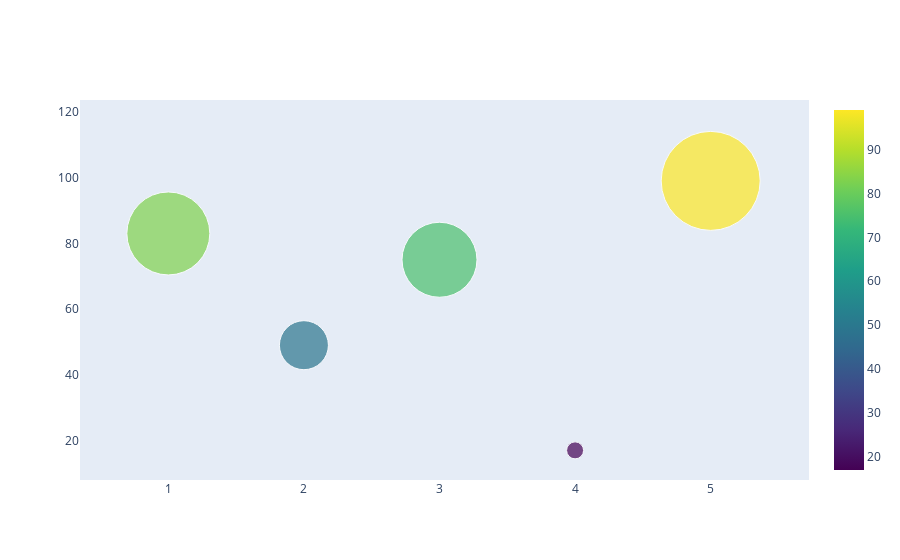

Notebook cell for this chart:
### Markdown cell above
<div id="bubble">
    <h2>Interacting with Bubble Charts</h2>
</div>

### Code cell
np.random.seed(13)
x = np.arange(1,6)
y = np.random.randint(1,101,5)

fig = go.Figure(data=go.Scatter(
    x=x,
    y=y,
    mode='markers',
    marker=dict(size=y, color=y,
                colorscale="Viridis", showscale=True)
))

fig.update_xaxes(showgrid=False, zeroline=False)
fig.update_yaxes(showgrid=False, zeroline=False)

fig.show()

### Figure 1 — Plotly figure (JSON) as saved in the notebook; plotly's stock layout.template omitted (floating-point values rounded to 4 significant figures)
{"data": [{"marker": {"color": [83, 49, 75, 17, 99], "colorscale": [[0, "#440154"], [0.1111, "#482878"], [0.2222, "#3e4989"], [0.3333, "#31688e"], [0.4444, "#26828e"], [0.5556, "#1f9e89"], [0.6667, "#35b779"], [0.7778, "#6ece58"], [0.8889, "#b5de2b"], [1, "#fde725"]], "showscale": true, "size": [83, 49, 75, 17, 99]}, "mode": "markers", "type": "scatter", "x": [1, 2, 3, 4, 5], "y": [83, 49, 75, 17, 99]}], "layout": {"xaxis": {"showgrid": false, "zeroline": false}, "yaxis": {"showgrid": false, "zeroline": false}}}
